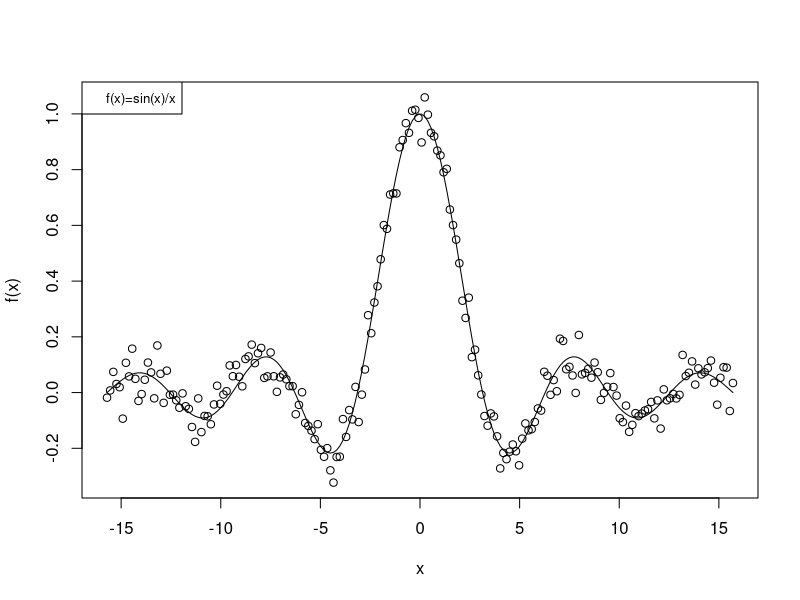
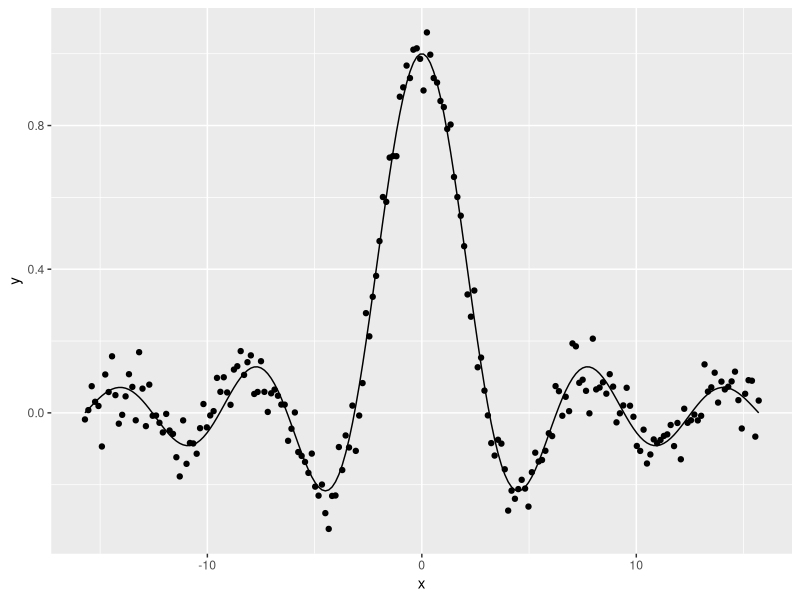
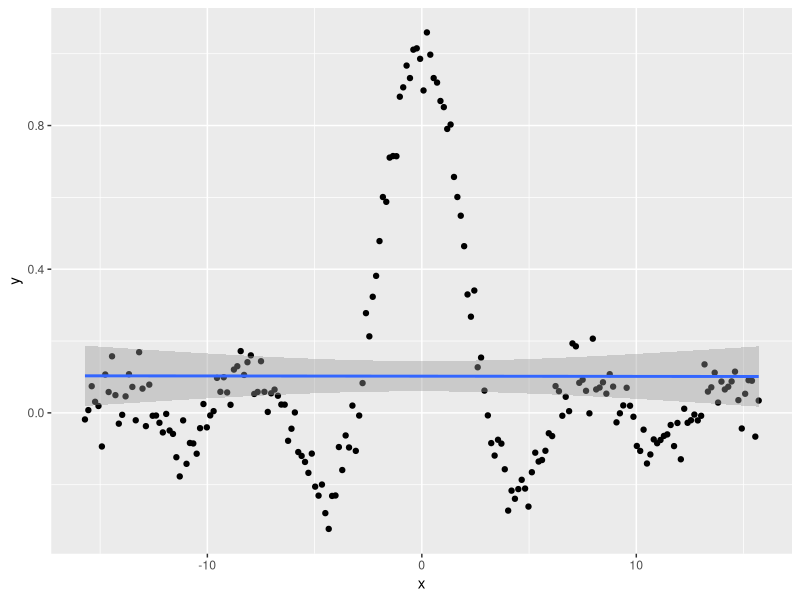
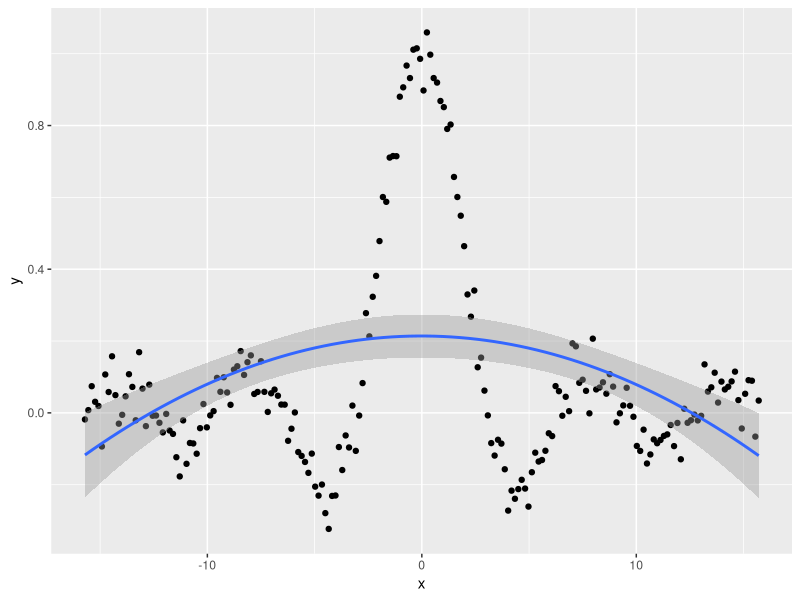
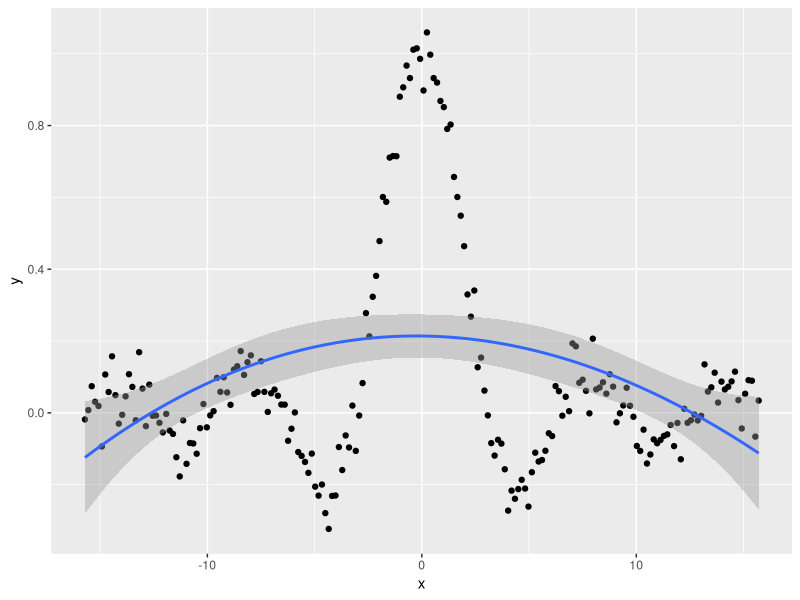
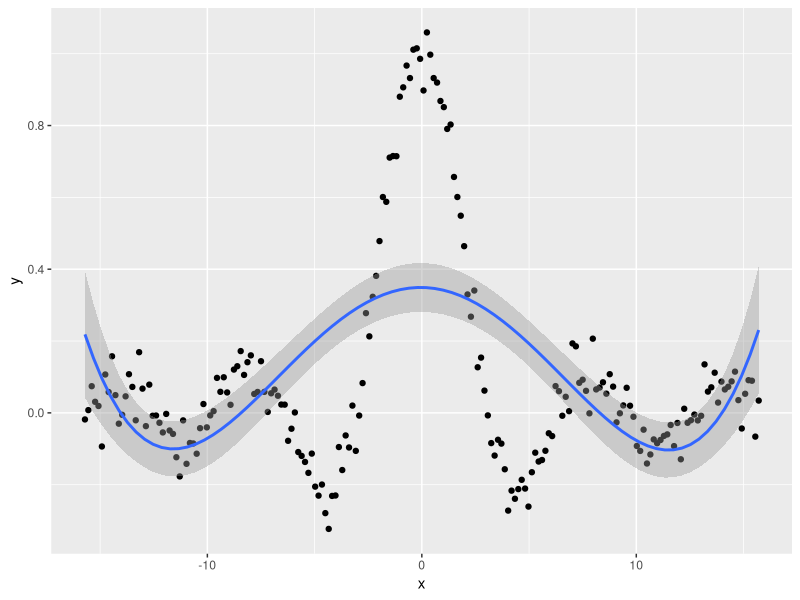
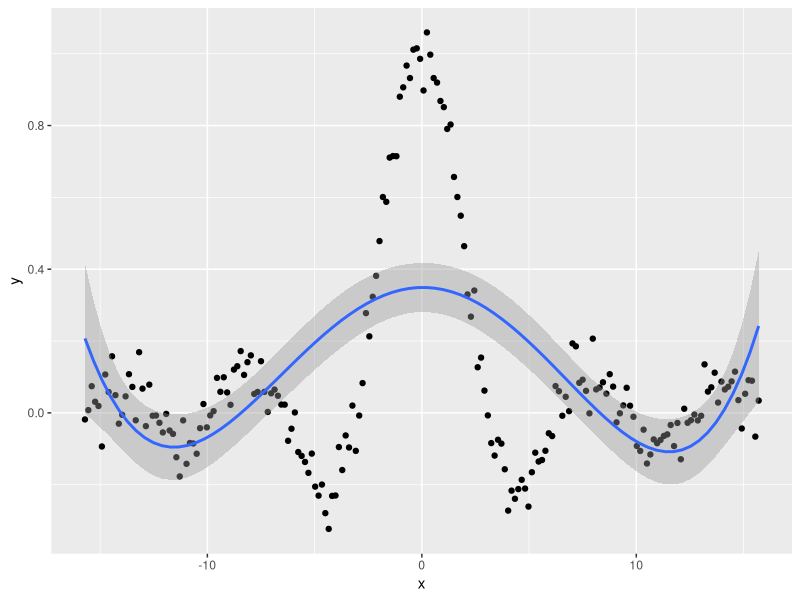
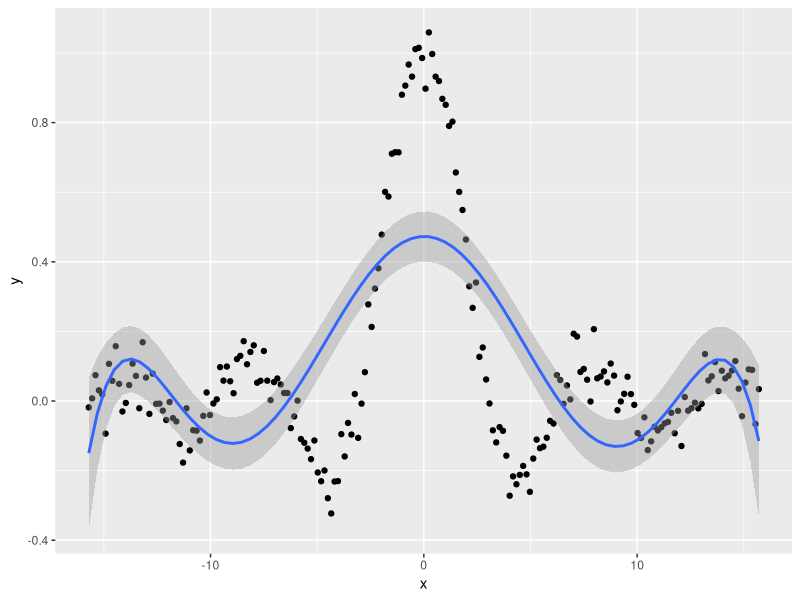

Recreate these plots in R, in order.
## ---- chunk 1
knitr::opts_chunk$set(echo = TRUE)
## ---- chunk 2
#install.packages("tidyverse")
library(tidyverse)
#install.packages("caret")
library(caret)
library(ggplot2)
## ---- chunk 3
n <- 200
x <- seq(from=-5*pi, to=5*pi, length.out=n)
## ---- chunk 4
f <- function(x)
{
  return(ifelse(x==0,1,sin(x)/x))
}
sigma <- 0.05
noise <- rnorm(n,0,sigma)
## ---- chunk 5
y <- c()
for(i in 1:n)
{
  y <- c(y, f(x[i])+noise[i])
}
mat <- matrix(data=c(rep(1,n),x),nrow=n, ncol=2)
df <- data.frame(x=mat[,2], y=y)
## ---- chunk 6
plot <- plot(df$x, df$y, xlab="x", ylab="f(x)")
lines(x, f(x))
legend('topleft',"f(x)=sin(x)/x", cex=0.8)

ggplot(df, aes(x, y)) + geom_point() + geom_path(mapping=aes(x=x, y=sin(x)/x))
## ---- chunk 7
poly1 <- lm(y ~ x, data=df)
poly2 <- lm(y ~ x + I(x^2), data=df)
poly3 <- lm(y ~ x + I(x^2) + I(x^3), data=df)
poly4 <- lm(y ~ x + I(x^2) + I(x^3) + I(x^4), data=df)
poly5 <- lm(y ~ x + I(x^2) + I(x^3) + I(x^4) + I(x^5), data=df)
poly6 <- lm(y ~ x + I(x^2) + I(x^3) + I(x^4) + I(x^5) + I(x^6), data=df)

ggplot(df, aes(x, y) ) + geom_point() +
  stat_smooth(method = lm, formula = y ~ x)
ggplot(df, aes(x, y) ) + geom_point() +
  stat_smooth(method = lm, formula = y ~ x + I(x^2))
ggplot(df, aes(x, y) ) + geom_point() +
  stat_smooth(method = lm, formula = y ~ x + I(x^2) + I(x^3))
ggplot(df, aes(x, y) ) + geom_point() +
  stat_smooth(method = lm, formula = y ~ x + I(x^2) + I(x^3) + I(x^4))
ggplot(df, aes(x, y) ) + geom_point() +
  stat_smooth(method = lm, formula = y ~ x + I(x^2) + I(x^3) + I(x^4) + I(x^5))
ggplot(df, aes(x, y) ) + geom_point() +
  stat_smooth(method = lm, formula = y ~ x + I(x^2) + I(x^3) + I(x^4) + I(x^5) + I(x^6))
## ---- chunk 8
sho <- function(n, tau)
{
  nte <- round(n*tau)
  ntr <- n-nte
  id.tr <- sample(n)[1:ntr]
  id.te <- setdiff(1:n, id.tr)
  return(list(id.tr=id.tr, id.te=id.te))
}
## ---- chunk 9
S = 10
set.seed(787369)
mat.te <- matrix(NA, nrow=S, ncol=6)
mat.tr <- matrix(NA, nrow=S, ncol=6)

for(i in 1:S)
{
  predict.ids <- sho(200, 1/3)
  train <- df[predict.ids$id.tr,]
  test <- df[predict.ids$id.te,]
  for(j in 1:6)
  {
    poly <- lm(y ~ poly(x, j, raw=TRUE), data=train)
    predict(poly, train)
    mat.tr[i,j] <- mean((train$y - predict(poly, train))^2)
    predict(poly, test)
    mat.te[i,j] <- mean((train$y - predict(poly, test))^2)
  }
}
## ---- chunk 10
box.tr <- boxplot(mat.tr, ylab="Training Errors", xlab="Polynomial Degree")
box.te <- boxplot(mat.te, ylab="Testing Errors", xlab="Polynomial Degree")

df.tr <- stack(as.data.frame(mat.tr))
colnames(df.tr) <- c("Training_Errors", "Polynomial_Degree")
ggbox.tr <- ggplot(df.tr, aes(x=factor(Polynomial_Degree), y=Training_Errors)) + geom_boxplot()
ggbox.tr
df.te <- stack(as.data.frame(mat.te))
colnames(df.te) <- c("Testing_Errors", "Polynomial_Degree")
ggbox.te <- ggplot(df.te, aes(x=factor(Polynomial_Degree), y=Testing_Errors)) + geom_boxplot()
ggbox.te
## ---- chunk 11
test.err.lm <- lm(Testing_Errors ~ Polynomial_Degree, df.te)
test.err.anova <- aov(test.err.lm)
summary(test.err.anova)

test.tukey <- plot(TukeyHSD(test.err.anova, conf.level=.95), las=2)
test.tukey
